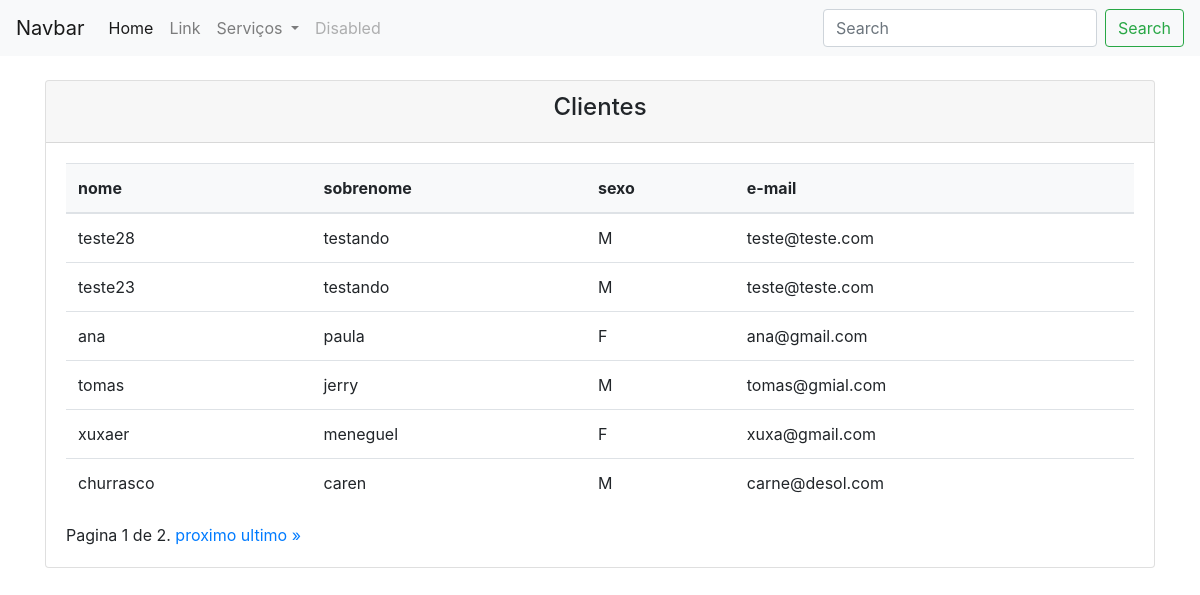
Before: / with the older database file.
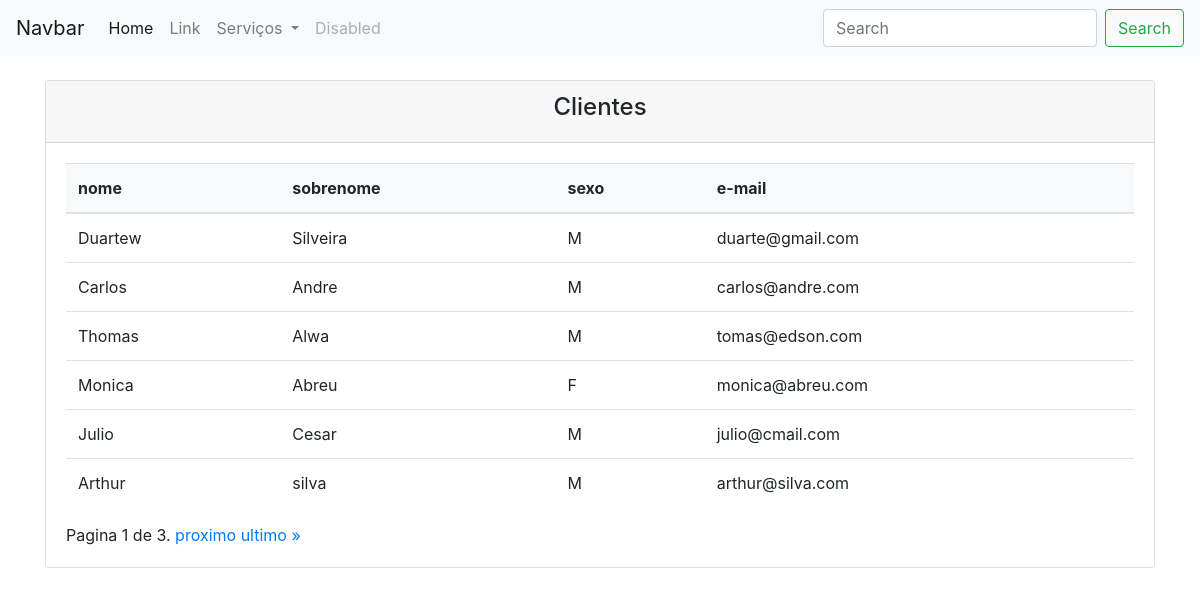
After: the same page with the newer database file.
### core/models.py (models this page shows, shortened)
class Cliente(models.Model):
    status = (
        ('M', 'masculino'),
        ('F', 'feminino'),
    )
    nome = models.CharField('Nome', max_length=50,)
    sobrenome = models.CharField('Sobre nome', max_length=30)
    sexo = models.CharField('Sexo', max_length=1, choices=status)
    email = models.EmailField('E-mail', max_length=80)

### core/views.py (the view)
# urls.py: path('', cliente, name='cliente'),
def cliente(request):
    clientes = Cliente.objects.all().order_by('-id')
    paginator = Paginator(clientes, 6)
    page = request.GET.get('page')
    clientes = paginator.get_page(page)
    context = {'cliente': clientes}
    return render(request, 'cliente.html', context)

### core/templates/cliente.html (shortened to what this page needs)
{% extends 'base.html' %}
{% block content %}
<br>
  <div class="card ">
  <div class="card-header text-center">
    <h4>Clientes</h4>
  </div>
  <div class="card-body">
    <table class="table">
      <thead class="dark bg-light" >
        <tr>
          <th scope="col" class="light">nome</th>
          <th scope="col">sobrenome</th>
          <th scope="col">sexo</th>
          <th scope="col">e-mail</th>
        </tr>
      </thead>
      <tbody>
      {% for clientes in cliente %}
        <tr>
          <td>{{ clientes.nome }}</td>
          <td>{{ clientes.sobrenome }}</td>
          <td>{{ clientes.sexo }}</td>
          <td>{{ clientes.email }}</td>
        </tr>
      {% endfor %}
      </tbody>
    </table>
   <div class="pagination">
    <span class="step-links">
        <span class="current">
            Pagina {{ cliente.number }} de {{ cliente.paginator.num_pages }}.
        </span>
        {% if cliente.has_next %}
            <a href="?page={{ cliente.next_page_number }}">proximo</a>
            <a href="?page={{ cliente.paginator.num_pages }}">ultimo &raquo;</a>
        {% endif %}
    </span>
   </div>
  </div>
</div>
{% endblock %}

Changed rows visible on the page:
no longer on this page (row unchanged): Cliente: nome "teste28", sobrenome "testando", sexo "M", email "teste@teste.com"
no longer on this page (row unchanged): Cliente: nome "teste23", sobrenome "testando", sexo "M", email "teste@teste.com"
removed Cliente: nome "ana", sobrenome "paula", sexo "F", email "ana@gmail.com"
no longer on this page (row unchanged): Cliente: nome "tomas", sobrenome "jerry", sexo "M", email "tomas@gmial.com"
no longer on this page (row unchanged): Cliente: nome "xuxaer", sobrenome "meneguel", sexo "F", email "xuxa@gmail.com"
removed Cliente: nome "churrasco", sobrenome "caren", sexo "M", email "carne@desol.com"
added Cliente: nome "Duartew", sobrenome "Silveira", sexo "M", email "duarte@gmail.com"
added Cliente: nome "Carlos", sobrenome "Andre", sexo "M", email "carlos@andre.com"
added Cliente: nome "Thomas", sobrenome "Alwa", sexo "M", email "tomas@edson.com"
added Cliente: nome "Monica", sobrenome "Abreu", sexo "F", email "monica@abreu.com"
added Cliente: nome "Julio", sobrenome "Cesar", sexo "M", email "julio@cmail.com"
added Cliente: nome "Arthur", sobrenome "silva", sexo "M", email "arthur@silva.com"
Other visible differences:
{{ cliente.paginator.num_pages }}: "2" → "3"
